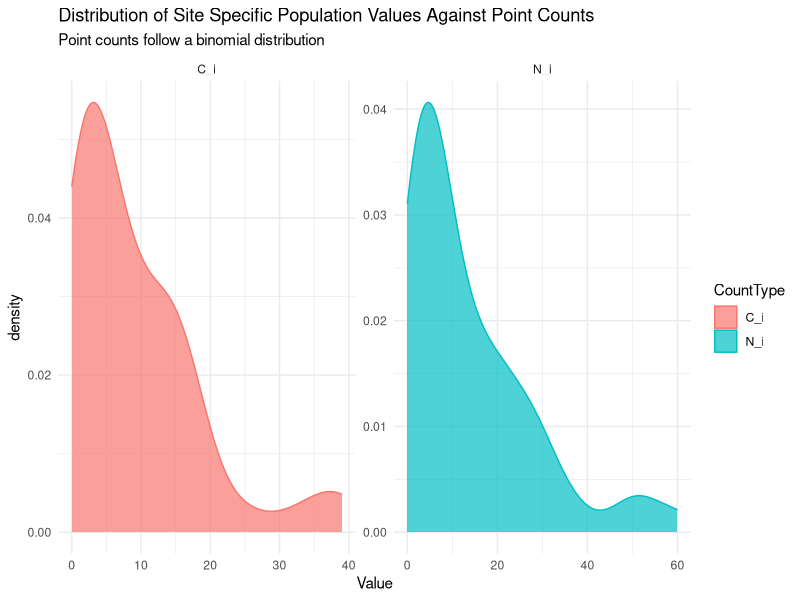
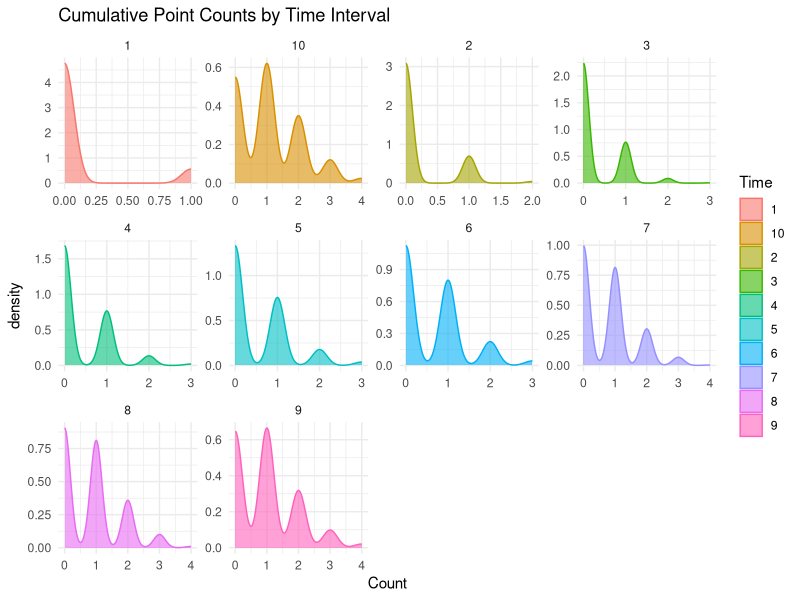
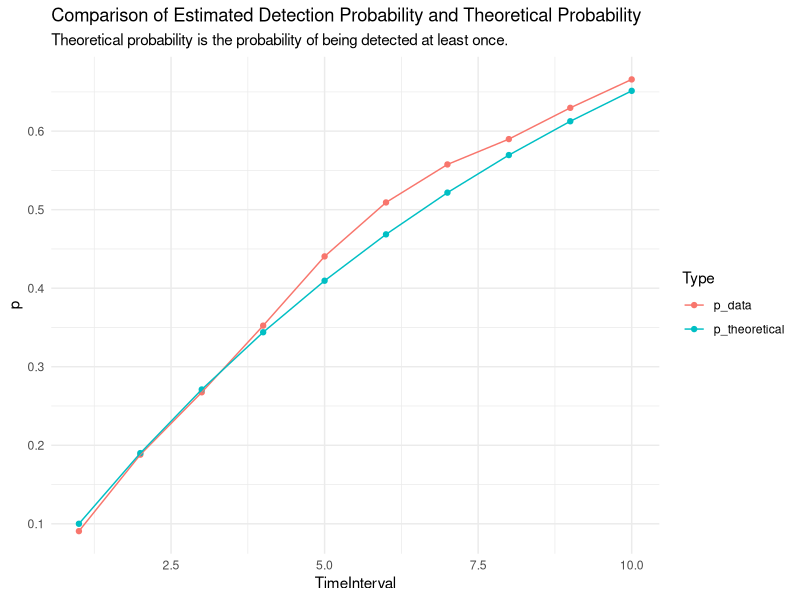

R code for these plots, in order:
## ---- chunk 1
knitr::opts_chunk$set(echo = TRUE)
## ---- chunk 2
library(tidyverse)
library(data.table)
library(matrixStats)
## ---- chunk 3
p_1m = 0.1 # needs to be the same p_1m I use to generate summarized count data
maxMinute = 10
psi=0.6
n_locations = 50
lambda = 15 # get this number from some data?
## ---- chunk 4
set.seed(1)
locationID = 1:n_locations
#N_i = rpois(n_locations,lambda)
N_i = rnbinom(n_locations, mu = lambda, size= 1)
dfPop = as.data.frame(cbind(locationID, N_i))
head(dfPop)
## ---- chunk 5
PredictProbability = function(m, p1m){
  # the way I think about this function is (for the time example): 
  # p1m is the probability of detecting an individual within a 1 min interval 
  # 1-p1m is the probability of not detecting an individual within a 1 min interval
  # (1-p1m)^m is the probability of not detecting an individual at all within m minutes
  # 1-((1-p1m)^m) is the probability of detecting an individual at least once within 
  # m minutes
  p_m = 1-((1-p1m)**m)
  return(p_m)
}
## ---- chunk 6
# generating point counts ci ~ Bin(Ni,p)
generatePointCount = function(Ni,p_1m,maxMinute, seed = NULL){
  #survey_1$locationID = locationID
  
  # generate a binomial distribution of counts, where detection probability 
  # depends on time (maxMinute)
  if(!is.null(seed))
    set.seed(seed)
  
  if(Ni == 0){
    result <- list(NULL, 0)
  }
  else{
    individuals = 1:Ni
    survey_1 = as.data.frame(individuals)
    for(time in 1:maxMinute){
      #p_m = PredictProbability(time,p_1m)
      
      # rbinom(10,1,0.2) not the same as rbinom(1,10,0.2)...
      
      
      # I'm saying each individual is either counted or not (bernoulli)
      # this data is already incremental :)
      
      sample_count = as.data.frame(rbinom(nrow(survey_1),1,p_1m))
      colnames(sample_count)=time
      survey_1 = cbind(survey_1,sample_count)
    }
    
    # do some manipulation to find total point count at the location 
    totalCount= sum(rowSums(survey_1[,as.character(1:maxMinute)]) > 0)
    
    # make the data incremental
    # survey_1_d = copy(survey_1) # make a duplicate to reference
    # for(column in 2:ncol(survey_1_d)){
    #   if(column==2){
    #    next()
    #   } else{
    #     survey_1[,column] = survey_1[,column] -survey_1_d[,column-1]
    #     # case for if previous column was a number but new column is 0
    #     survey_1[,column]= ifelse(survey_1[,column]<0,0,survey_1[,column])
    #   }
    # }
    result <- list(survey_1,totalCount)  
  }
  
  return(result)
} 
## ---- chunk 7
result = sapply(dfPop$N_i, generatePointCount,p_1m,maxMinute)
dfPop$C_i = unlist(result[2,])
## ---- chunk 8
# create unpack point count data and merge into one dataframe
locationID = 1
finalDF = matrix(NA,0,0)

for (df in 1:length(result[1,])){
  if(!is.null(result[1,][[df]])){
    dfTemp = result[1,][[df]]
    dfTemp$locationID = locationID
    
    if(df==1){
      finalDF = dfTemp
    } else {
      finalDF = rbind(finalDF, dfTemp)
    }
  }
  
  locationID = locationID+1
}
## ---- chunk 9
# first number represents the location, second number represents the individual
finalDF$UniqueIdentifier = paste(finalDF$locationID,finalDF$individuals)

# find cumulative sum
colsUse = as.character(1:maxMinute)
tempdf = as.matrix(finalDF[,colsUse])
tempdf = rowCumsums(tempdf)
tempdf = as.data.frame(tempdf)
colnames(tempdf) = colsUse

# add some more details to the cumulative counts dataframe
tempdf$locationID= finalDF$locationID
tempdf$individuals = finalDF$individuals
tempdf$UniqueIdentifier = finalDF$UniqueIdentifier


# view
# tempdf shows cumulative sum of counts for the individual
head(tempdf)
# final df is the sparse matrix of detection history
head(finalDF)
# dfPop is the summarised counts - generated from finalDF values
head(dfPop)
## ---- chunk 10
dfPop %>%
  pivot_longer(cols = c("N_i","C_i"), names_to = "CountType", values_to = "Value")%>%
  ggplot()+ 
  geom_density(aes(x=Value, color = CountType, fill = CountType),alpha=0.7)+ 
  facet_wrap(~CountType,scales="free")+ 
  theme_minimal()+ 
  labs(title = "Distribution of Site Specific Population Values Against Point Counts",
       subtitle = "Point counts follow a binomial distribution")
## ---- chunk 11
mean(dfPop$C_i/dfPop$N_i,na.rm=TRUE)
PredictProbability(maxMinute,p_1m)
## ---- chunk 12
tempdf%>%
  pivot_longer(cols = c(colsUse), names_to = "Time", values_to = "Count")%>%
ggplot()+ 
  geom_density(aes(x=Count, fill = Time, color = Time),alpha=0.6)+ 
  facet_wrap(~Time,scales= "free")+ 
  theme_minimal()+
  labs(title= "Cumulative Point Counts by Time Interval")
## ---- chunk 13
finalDF %>%
  pivot_longer(cols = c(colsUse), names_to = "TimeInterval", values_to = "Count")%>%
  group_by(locationID, TimeInterval)%>%
  summarise(TotalCount = sum(Count))
## ---- chunk 14
CountByTimeInterval = tempdf %>%
  pivot_longer(cols = c(colsUse), names_to = "TimeInterval", values_to = "Count")%>%
  group_by(locationID,TimeInterval) %>%
  mutate(TimeInterval = as.numeric(TimeInterval)) %>%
  summarise(Count = sum(Count > 0), # find number of individuals detected at least once
            p_hat = Count/n())
## ---- chunk 15
# find theoretical probability of being detected at least once
summaryPhat = CountByTimeInterval %>%
  group_by(TimeInterval)%>%
  summarise(p_data = mean(p_hat))
summaryPhat$TimeInterval = as.numeric(summaryPhat$TimeInterval)
summaryPhat$p_theoretical = PredictProbability(summaryPhat$TimeInterval, p_1m)
## ---- chunk 16
summaryPhat %>%
  pivot_longer(cols=c("p_data","p_theoretical"),names_to = "Type",values_to = "p" )%>%
ggplot()+
  geom_point(aes(x=TimeInterval, y = p,color=Type))+ 
  geom_line(aes(x=TimeInterval, y = p,color= Type))+
  theme_minimal()+ 
  labs(title = "Comparison of Estimated Detection Probability and Theoretical Probability",
       subtitle = "Theoretical probability is the probability of being detected at least once.")
